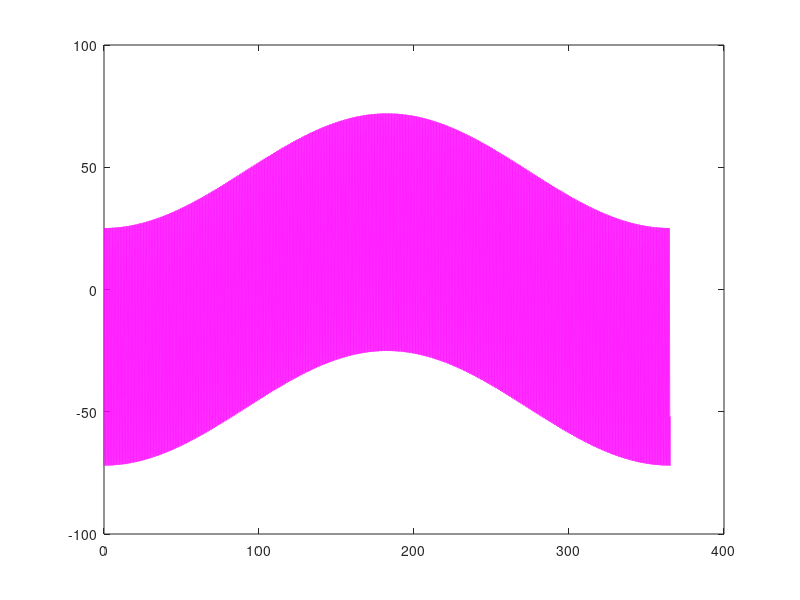

Reproduce this figure in MATLAB. (Note: this script raises an error after producing the figure.)
clear all; clc; close all; format short

interval = 1e6;
xt = linspace(0, 2*pi*365.15, interval);
xd = linspace(0, 2*pi, interval);

axis = 23.435;
lambda = 41.433;
delta = (deg2rad(axis))*sin(xd-pi/2);

y = deg2rad(90-lambda)*sin(xt-pi/2);
xh = xd/(2*pi)*365.15;
yd = rad2deg(y) + rad2deg(delta);

figure(1)
plot(xh, yd, "-m", "LineWidth", 1)
yline(0, "-k", "LineWidth", 1.5);
yline(-6, "-b", "LineWidth", 2);
yline(-12, "-g", "LineWidth", 2);
yline(-18, "-r", "LineWidth", 2);
yline(90, "-.r", "LineWidth", 1.5);
xline(90, "-k", "LineWidth", 1);
xline(182, "-k", "LineWidth", 1);
xline(276, "-k", "LineWidth", 1);
xlim([0, 365.15])
set(gcf, "Name", "Solar altitude")

xtxt = [15, 106.25, 197.5, 288.75];
ytxt = linspace(75, 75, 4);
str = ["Winter", "Spring", "Summer", "Fall"]; 
text(xtxt, ytxt, str, "FontSize", 12)
legend("Sun path", "Official rise/set", "Civil rise/set", "Nautical rise/set", "Astronomical rise/set", "Zenith")

hour = 0;
for i = 1:length(yd)
    if yd(i) >= 0
        hour = hour + 365.15/interval;
    end
end
disp("--- YEAR -------------------------")
disp("Average sun hour: " + hour + " day")
fprintf("\n")

win = 0;
for i = 1:round(90/365.15*interval)
    if yd(i) >= 0
        win = win + 365.15/interval;
    end
end
disp("--- WINTER -----------------------")
disp("Average sun hour in winter: " + win + " day")
disp("Average sun hour per day in winter: " + win/90*24 + " h")
fprintf("\n")

spr = 0;
for i = round(90/365.15*interval):round(182/365.15*interval)
    if yd(i) >= 0
        spr = spr + 365.15/interval;
    end
end
disp("--- SPRING -----------------------")
disp("Average sun hour in spring: " + spr + " day")
disp("Average sun hour per day in spring: " + spr/(182 - 90)*24 + " h")
fprintf("\n")

sum = 0;
for i = round(182/365.15*interval):round(276/365.15*interval)
    if yd(i) >= 0
        sum = sum + 365.15/interval;
    end
end
disp("--- SUMMER -----------------------")
disp("Average sun hour in summer: " + sum + " day")
disp("Average sun hour per day in summer: " + sum/(276 - 183)*24 + " h")
fprintf("\n")

fall = 0;
for i = round(276/365.15*interval):round(365.15/365.15*interval)
    if yd(i) >= 0
        fall = fall + 365.15/interval;
    end
end
disp("--- FALL -------------------------")
disp("Average sun hour in fall: " + fall + " day")
disp("Average sun hour per day in fall: " + fall/(365.15 - 276)*24 + " h")
fprintf("\n")

diary = [0];
day = 0;
for i = 1:interval
    if yd(i) >= 0
        day = day + 365.15/interval;
    else
        if day ~= 0
            diary(end + 1) = day;
            day = 0;
        end
    end
end
diary(diary == 0) = []; diary = 24*diary; low = max(yd) - 2*axis; shp = 1/tan(deg2rad(max(yd))); shl = 1/tan(deg2rad(low)); 
disp("--- GENERAL DATA -----------------")
disp("Longest day: " + max(diary) + " h        Highest azimut: " + max(yd) + char(176) + "        Shadow ratio: " + shp)
disp("Shortest day: " + min(diary) + " h        Lowest azimut:  " + low + char(176) + "        Shadow ratio: " + shl)
fprintf("\n")

figure(2)
xx = [1:length(diary); 1:length(diary)];
yy = [diary; diary];
zz = zeros(size(xx));
hs = surf(xx,yy,zz,yy,'EdgeColor','interp', "LineWidth", 3);
colormap('hsv')
xlim([1, 365])
set(gcf, "Name", "Hours of sun")
view(2)

azi = [0];
counter = 1;
for counter = 1:365
    i = [round(1e6/365.15*(counter - 1)) + 1 : round(1e6/365.15*(counter))];
        azi(end + 1) = max(yd(i));
end
azi(azi == 0) = [];

figure(3)
plot(1:365, azi, "-", "Color", "#F5D806", "LineWidth", 2)
xlim([1, 365.15])
set(gcf, "Name", "Daily altitude at azimut")
yline(90, "-.", "Color", "#FF5100", "LineWidth", 1.5);
xtxt = [20, 20];
ytxt = [90-5, 90-8];
str = ["Max altitude = " + max(yd) + char(176), "Min altitude =  " + low + char(176)]; 
text(xtxt, ytxt, str, "FontSize", 12)

shadow = tan(deg2rad(azi)).^(-1);

if lambda > 66.564
    shadow(shadow <= 0) = [NaN];
end

figure(4)
plot(1:365, shadow, "-k", "LineWidth", 2)
area(shadow)
color = [0 0.5 1];
colororder(color)
xlim([1, 365.15])
yline(0, "-.k", "LineWidth", 1.5);
set(gcf, "Name", "Shadow ratio at azimut")

